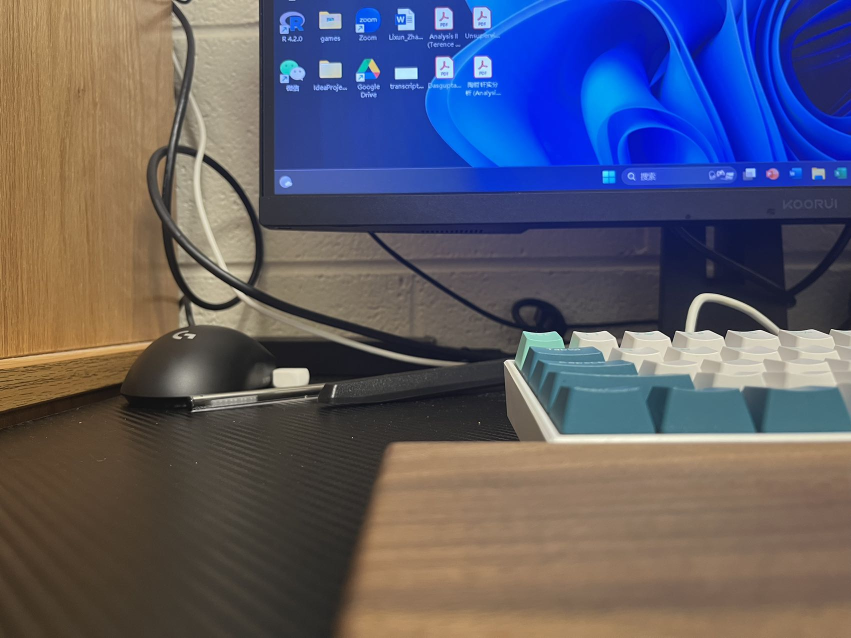
#> input picture CSC391-B/Project2/part2/tests1.jpg, 1702 x 1276 px (shown at 1/2 size)
$ python -i pa.py   (imports and definitions only)
#> lines starting #> are read from the running program, lines starting #| are printed output that depends on the picture
# import the necessary packages
import numpy as np
import imutils
import cv2
class Stitcher:

    def __init__(self):
        # determine if we are using OpenCV v3.X
        self.isv3 = imutils.is_cv3(or_better=True)


    def stitch(self, images, ratio=0.75, reprojThresh=4.0, showMatches=False,num=1):
        # unpack the images, then detect keypoints and extract
        # local invariant descriptors from them
        (imageB, imageA) = images
        (kpsA, featuresA) = self.detectAndDescribe(imageA)
        (kpsB, featuresB) = self.detectAndDescribe(imageB)
        # match features between the two images
        M = self.matchKeypoints(kpsA, kpsB, featuresA, featuresB, ratio, reprojThresh)
        # if the match is None, then there aren't enough matched
        # keypoints to create a panorama
        if M is None:
            return None
        # otherwise, apply a perspective warp to stitch the images
        # together
        (matches, H, status) = M
        img_b_h, img_b_w, _ = imageB.shape
        orig_corners_img_b = self.get_corners_as_array(img_b_h, img_b_w)
        ans = self.transform_with_homography(H, orig_corners_img_b)


        result = cv2.warpPerspective(imageA, H,
            (imageA.shape[1] + imageB.shape[1], imageA.shape[0]))
        result[0:imageB.shape[0], 0:imageB.shape[1]] = imageB
        result = result[:,0:int(ans[1][0])]
        # check to see if the keypoint matches should be visualized
        if showMatches:
            vis = self.drawMatches(imageA, imageB, kpsA, kpsB, matches,
                status)
            # return a tuple of the stitched image and the
            # visualization
            return (result, vis)
        # return the stitched image
        return result


    # [148 lines left out: functions detectAndDescribe, matchKeypoints, drawMatches, transform_with_homography, get_corners_as_array, get_crop_points_horz and 1 more, not called in this run]


>>> import cv2
>>> picture = cv2.imread('tests1.jpg', cv2.IMREAD_GRAYSCALE)
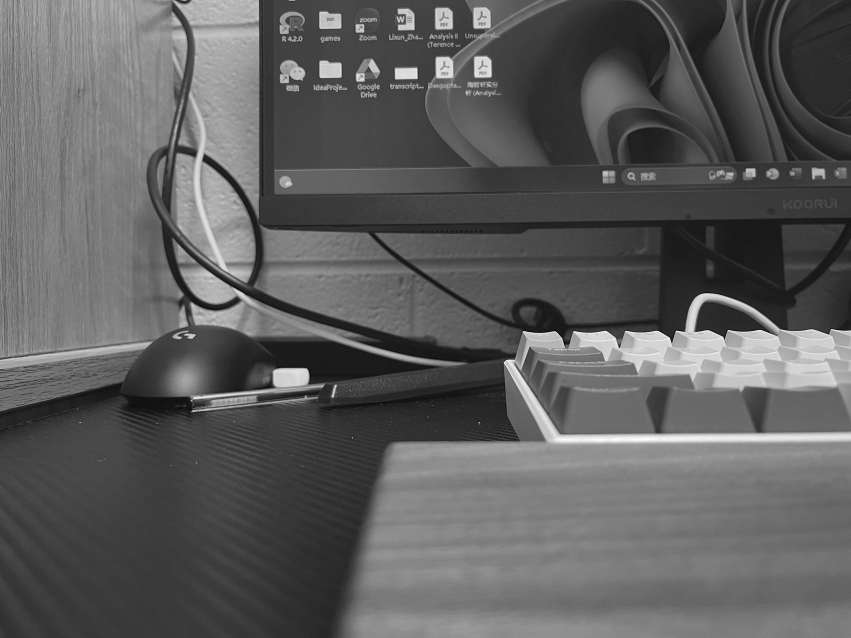
#> picture: shape (1276, 1702) (shown at 1/2 size); min 0, max 255, mean 93.4
>>> result = Stitcher().stitch(picture)
#> (the run stopped early here; a loop or call above may not have finished)

$ run again, on CSC391-B/Project2/part2/tests2.jpg
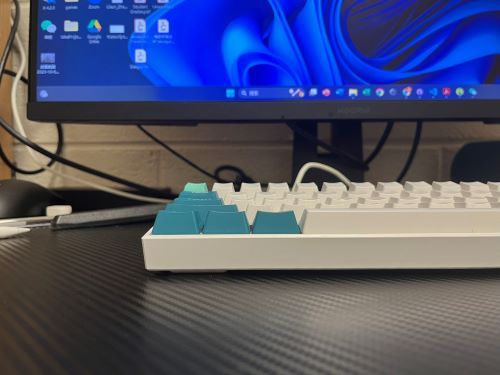
#> input picture CSC391-B/Project2/part2/tests2.jpg, 500 x 375 px
#> `picture = cv2.imread('tests1.jpg', cv2.IMREAD_GRAYSCALE)`:
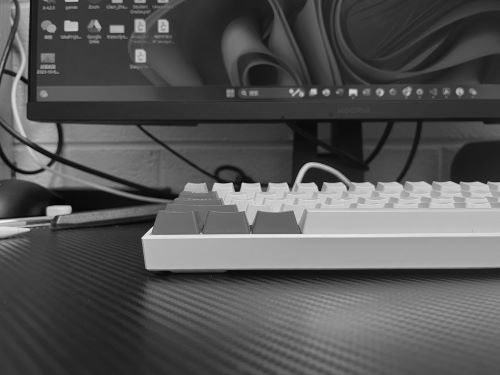
#> picture: shape (375, 500); min 0, max 245, mean 85.7

$ run again, on CSC391-B/Project2/part2/tests3.jpg
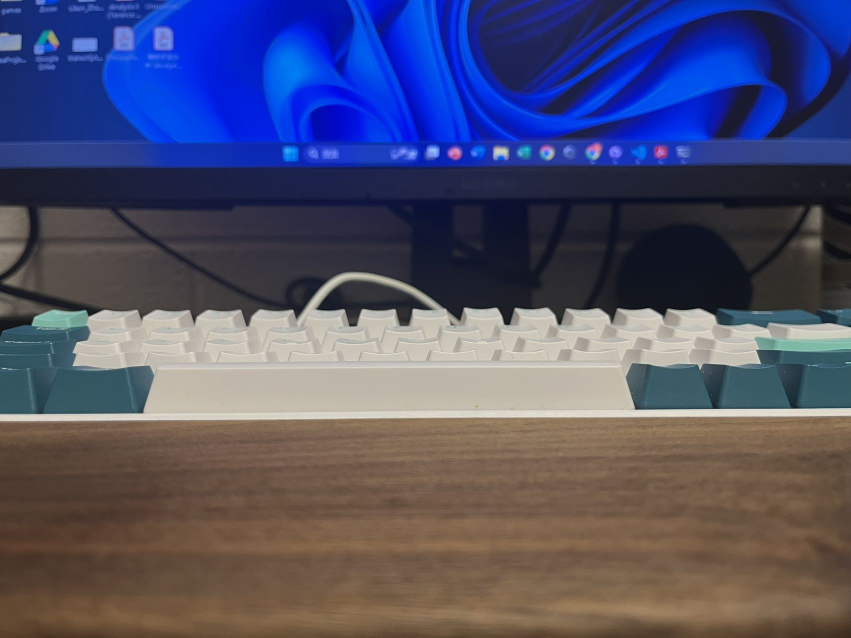
#> input picture CSC391-B/Project2/part2/tests3.jpg, 1702 x 1276 px (shown at 1/2 size)
#> `picture = cv2.imread('tests1.jpg', cv2.IMREAD_GRAYSCALE)`:
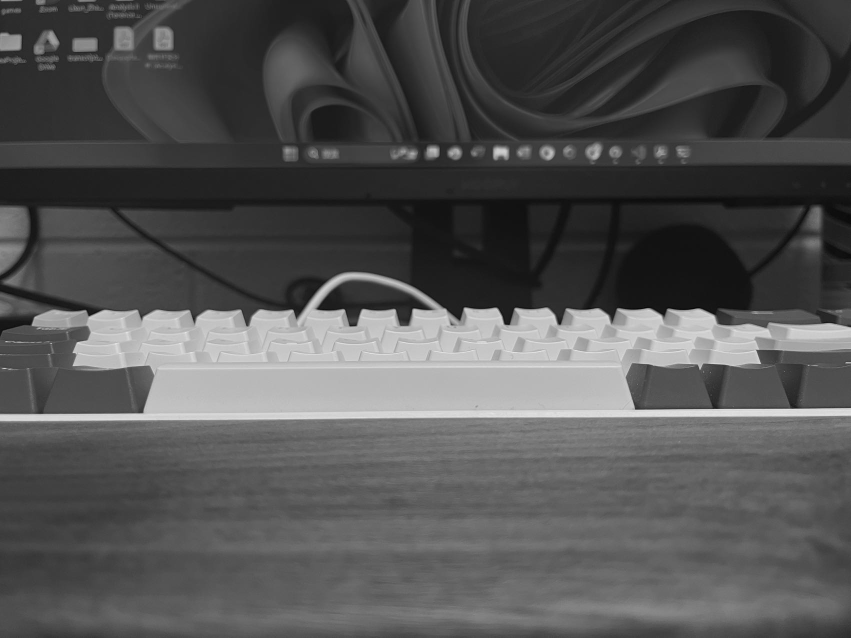
#> picture: shape (1276, 1702) (shown at 1/2 size); min 0, max 247, mean 83.6
